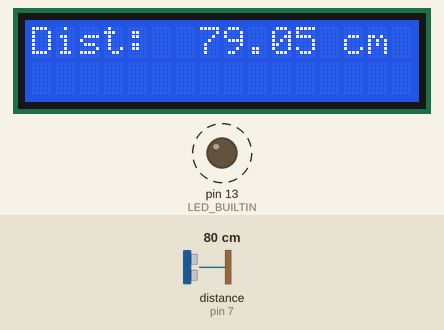
Simulated run of this sketch. Board: Arduino Uno, built with avr-gcc and run on an emulated ATmega328P. On the bench: 16×2 character LCD, output pins drawn as LEDs (lit = HIGH). Wiring (inferred from the names in the program): ultrasonic range finder: trigger pin 6; echo pin 7. Dashed ring = blinking. Inputs (shaded band) come from the test bench; at power-on: distance to the obstacle (sensor on pin 7) 80 cm. The echo pulse lasts 58.3 µs per cm; pins used as bus, display or sensor lines are not drawn; what the sketch prints to the serial monitor is not drawn.

Above: at 1.2 s.
1.3 s: distance to the obstacle (sensor on pin 7) set to 2 cm
At 2.8 s:
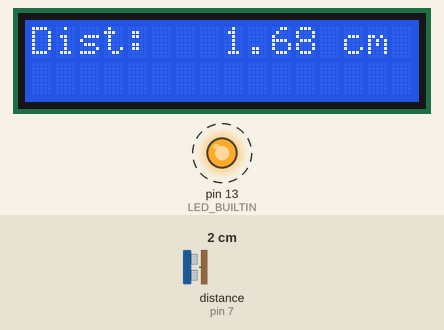
4.5 s: distance to the obstacle (sensor on pin 7) set to 4 cm
At 6.7 s:
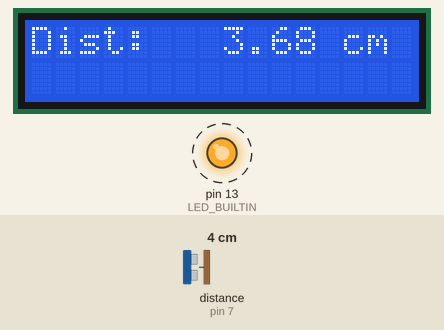
7.5 s: distance to the obstacle (sensor on pin 7) set to 9 cm
At 8.5 s:
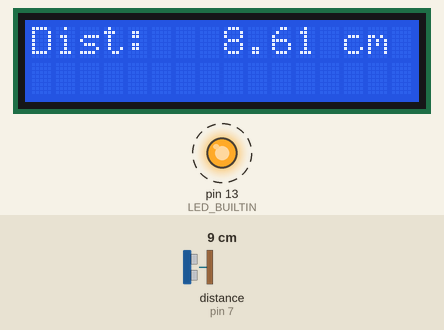
Timing chart, 0 to 16.6 s (numbered marks = the images above; inputs shaded):
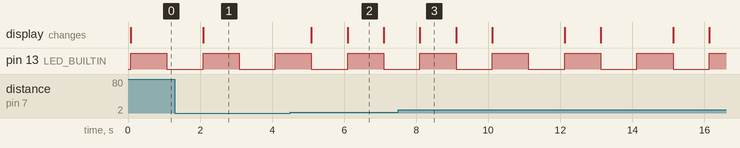

Measured:
- after the input at 1.3 s, the display: changes after 0.78 s (image 1)
- after the input at 4.5 s, the display: first changes after 0.59 s (image 2 shows a later state)
- after the input at 7.5 s, the display: changes after 0.60 s (image 3)
- by itself, pin 13 (LED_BUILTIN): alternates HIGH for 1.0 s and LOW for 1.0 s
- what the display in image 3 shows lasts 1.0 s, from 8.1 s to 9.1 s

The sketch:

readdistlcd.ino
```cpp
#include <LiquidCrystal.h>
#include <stdio.h>

// ============================================================================
// Ultrasonic sensor
// ============================================================================
// Wiring : GND  -> GND
//          VCC  -> 5V
//          Trig -> Digital 6
//          Echo -> Digital 7

const int TrigPin = 6;
const int EchoPin = 7;

// Multiplicating factor for microsecond delay to centimeters distance
const float DistFactor = 0.0170145f; // = speed of sound / 1.000.000 x2

// ============================================================================
// LCD screen in 4 bit mode
// ============================================================================
// Wiring : VSS -> GND
//          VDD -> 5V
//          V0  -> 10k potentiometer output for brightness control
//          RS  -> Digital 12
//          RW  -> NC
//          E   -> Digital 11
//          D0-3-> NC
//          D4  -> Digital 5
//          D5  -> Digital 4
//          D6  -> Digital 3
//          D7  -> Digital 2
//          A   -> 330 ohm resistor -> 5V
//          K   -> GND

const int LCDRsPin =  12;
const int LCDEPin  =  11;
const int LCD4Pin  =  5;
const int LCD5Pin  =  4;
const int LCD6Pin  =  3;
const int LCD7Pin  =  2;


LiquidCrystal  LCDScreen(LCDRsPin, LCDEPin, LCD4Pin, LCD5Pin, LCD6Pin, LCD7Pin);

// ============================================================================
void setup() {

    // Start serial port at 9600 Baud
    Serial.begin(9600);
    Serial.print("Serial initialized");
    Serial.println();

    // Start LCD
    LCDScreen.begin(16,2);
    LCDScreen.print("hello world");

    // Enable onboard LED output
    pinMode(LED_BUILTIN, OUTPUT);

    // Activate ultrasound pins
    pinMode(EchoPin, INPUT);
    pinMode(TrigPin, OUTPUT);
}

// ============================================================================
void loop() {

    // Counter for blinking led
    static int iter = 0;

    // Buffer to print temperature
    static char DistBuffer [] = "XXXXXXXXXXXX";

    int PulseLength = 0; // in microseconds

    float Distance = 0.f; // in cm
    // ---------------------

    // Send a square signal to the trigger of the rangefinder
    digitalWrite(TrigPin, LOW);
    delayMicroseconds(20);
    digitalWrite(TrigPin, HIGH);
    delayMicroseconds(100);
    digitalWrite(TrigPin, LOW);

    // Wait for the reply
    PulseLength = pulseIn(EchoPin, HIGH);

    // The delay is the time it takes for sound to travel the distance twice
    Distance = DistFactor * PulseLength;

    // Print float value in buffer
    dtostrf(Distance, 6, 2, DistBuffer);
    // Remove the '\0' added by dtostrf
    DistBuffer[11] = ' ';


    //Send data on serial port
    Serial.print(Distance);
    Serial.println();
    Serial.print(DistBuffer);
    Serial.println();
    Serial.println();

    // Display data on LCD
    LCDScreen.setCursor(0,0);
    LCDScreen.print("Dist: ");
    LCDScreen.print(DistBuffer);
    LCDScreen.print(" cm");

    // Blink
    ++iter;
    digitalWrite(LED_BUILTIN, iter % 2 ? HIGH : LOW);

    // Wait 1s
    delay(1000);

}
```
